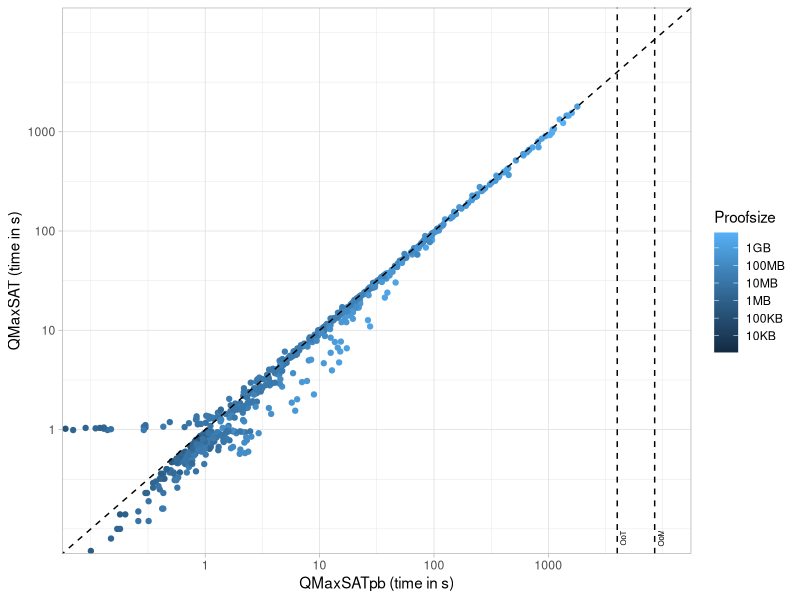
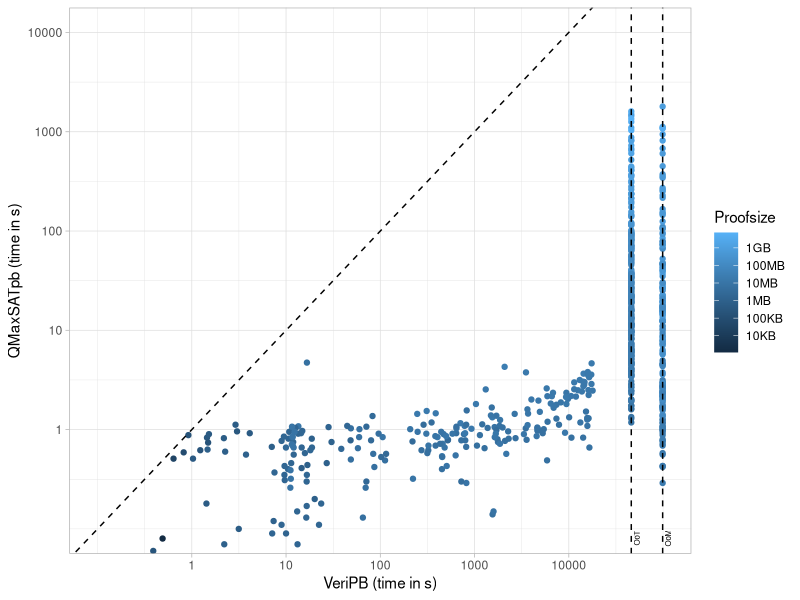
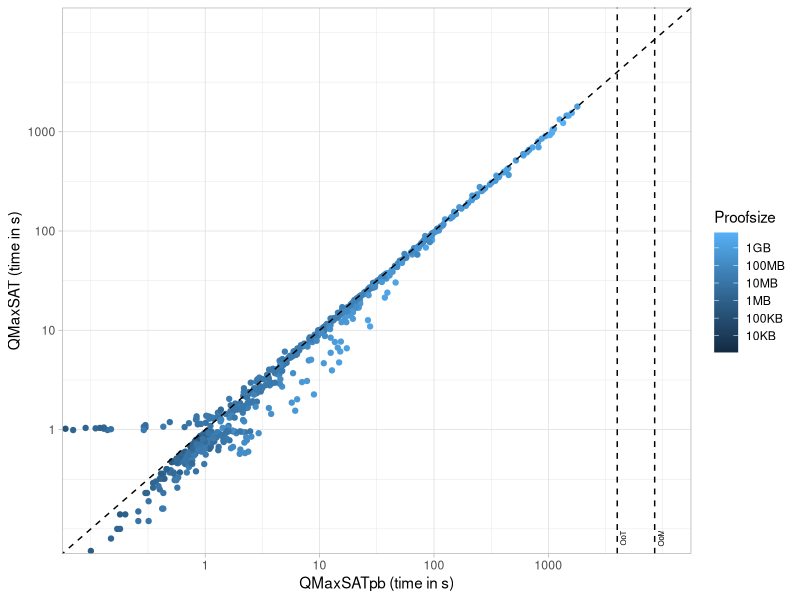
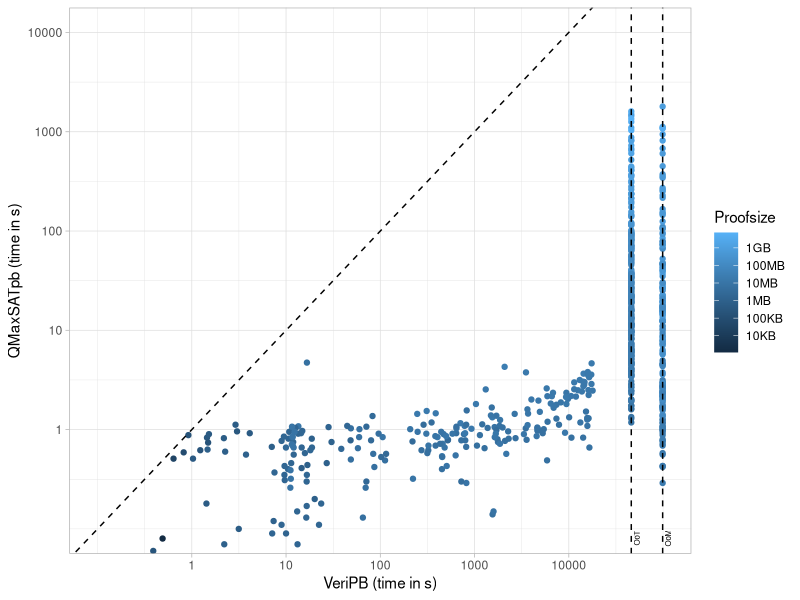

These charts were generated, in order, by the following R code:
library(ggplot2)
library(grid)
library(ggthemes)
theme_set(theme_light())

# Select evaluation
evaluation <- 2010

# Read results
if (evaluation == 2010) {
    results <- read.csv(file = "./scripts/analysis/results2010_2.csv", stringsAsFactors = FALSE)
    mem_limit <- 512
    time_limit <- 1800
} else {
    results <- read.csv(file = "./scripts/analysis/results2021.csv", stringsAsFactors = FALSE)
    mem_limit <- 32768
    time_limit <- 3600
}
colnames(results) <- c("instance", "runtime", "totalizer", "mem", "runtime_w", "proofsize", "totalizer_w", "totalizer2_w", "mem_w", "runtime_v", "mem_v", "status")
instances <- results$instance
results <- as.data.frame(lapply(results, as.numeric))
results$instance <- instances

# Safety checks
for (row in 1:nrow(results)) {

    # Incorrect instances
    if (!is.na(results[row, "status"]) & results[row, "status"] == 0 & results[row, "runtime_v"] < time_limit & results[row, "mem_v"] < mem_limit) {
        print(results[row, ])
        write(results[row, "instance"], "incorrects.txt", append = TRUE)
        results <- results[-c(row), ]
    }

    # 
    #if (!is.na(results[row, "runtime"]) & !is.na(results[row, "runtime_w"]) & results[row, "runtime_w"] < results[row, "runtime"] & results[row, "runtime"] < 1.5) {
    #    print(results[row,])
    #    write(results[row, "instance"], "weirds.txt", append = TRUE)
    #}
}

# QMaxSATpb OOTs
for (row in 1:nrow(results)) {
    if (!is.na(results[row, "runtime_w"]) & results[row, "runtime_w"] >= time_limit) {
        results[row, "runtime_w"] <- 4000
    }
}

# QMaxSATpb OOMs
for (row in 1:nrow(results)) {
    if (!is.na(results[row, "mem_w"]) & results[row, "mem_w"] >= mem_limit) {
        results[row, "runtime_w"] <- 8500
    }
}

# VeriPB OOTs
for (row in 1:nrow(results)) {
    if (!is.na(results[row, "runtime_v"]) & results[row, "runtime_v"] >= 10 * time_limit) {
        results[row, "runtime_v"] <- 46000
    }
}

# VeriPB OOMs
for (row in 1:nrow(results)) {
    if (!is.na(results[row, "mem_v"]) & results[row, "mem_v"] >= 1.25 * mem_limit) {
        results[row, "runtime_v"] <- 99000
    }
}

#--------------------------------
# PLOTS
#--------------------------------

# TYPE1

# drop qmaxsat OoT/OoM
no_NAs <- results[!is.na(results$runtime) & results$runtime < time_limit & !is.na(results$mem) & results$mem < mem_limit, ]

ggplot(no_NAs, aes(x = runtime_w, y = runtime, color = log10((proofsize / 10^3) + 1))) +
    geom_point() +
    scale_x_log10(breaks = c(1, 10, 100, 1000)) +
    scale_y_log10(breaks = c(1, 10, 100, 1000)) +
    scale_color_continuous(breaks = c(1, 2, 3, 4, 5, 6, 7), labels = c("10KB", "100KB", "1MB", "10MB", "100MB", "1GB", "10GB")) +
    coord_fixed(ratio = 1) +
    geom_vline(xintercept = 4000, linetype = "dashed") +
    geom_vline(xintercept = 8500, linetype = "dashed") +
    geom_abline(slope = 1, intercept = 0, linetype = "dashed") +
    labs(color = "Proofsize") +
    xlab("QMaxSATpb (time in s)") +
    ylab("QMaxSAT (time in s)") +
    coord_cartesian(xlim = c(0.1, 10000), ylim = c(0.1, 10000)) +
    annotate(
        geom = "text",
        label = "OoT",
        x = 4250,
        y = 0.081,
        angle = 90,
        vjust = 1,
        size = 2
    ) +
    annotate(
        geom = "text",
        label = "OoM",
        x = 9100,
        y = 0.081,
        angle = 90,
        vjust = 1,
        size = 2
    )
ggsave("./scripts/analysis/without_vs_with.pdf", device = "pdf", width = 14, height = 12, units = "cm")

# TYPE2

# drop qmaxsatpb OoT/OoM
no_NAs2 <- results[!is.na(results$runtime_w) & results$runtime_w < time_limit & !is.na(results$mem_w) & results$mem_w < mem_limit, ]

ggplot(no_NAs2, aes(x = runtime_v, y = runtime_w, color = log10((proofsize / 10^3) + 1))) +
    geom_point() +
    scale_x_log10(breaks = c(1, 10, 100, 1000, 10000)) +
    scale_y_log10(breaks = c(1, 10, 100, 1000, 10000)) +
    scale_color_continuous(breaks = c(1, 2, 3, 4, 5, 6, 7), labels = c("10KB", "100KB", "1MB", "10MB", "100MB", "1GB", "10GB")) +
    coord_fixed(ratio = 1) +
    geom_vline(xintercept = 46000, linetype = "dashed") +
    geom_vline(xintercept = 99000, linetype = "dashed") +
    geom_abline(slope = 1, intercept = 0, linetype = "dashed") +
    xlab("VeriPB (time in s)") +
    ylab("QMaxSATpb (time in s)") +
    labs(color = "Proofsize") +
    coord_cartesian(xlim = c(0.1, 100000), ylim = c(0.1, 10000)) +
    annotate(
        geom = "text",
        label = "OoT",
        x = 49000,
        y = 0.081,
        angle = 90,
        vjust = 1,
        size = 2
    ) +
    annotate(
        geom = "text",
        label = "OoM",
        x = 105000,
        y = 0.081,
        angle = 90,
        vjust = 1,
        size = 2
    )
ggsave("./scripts/analysis/solving_vs_verification.pdf", device = "pdf", width = 18, height = 12, units = "cm")
